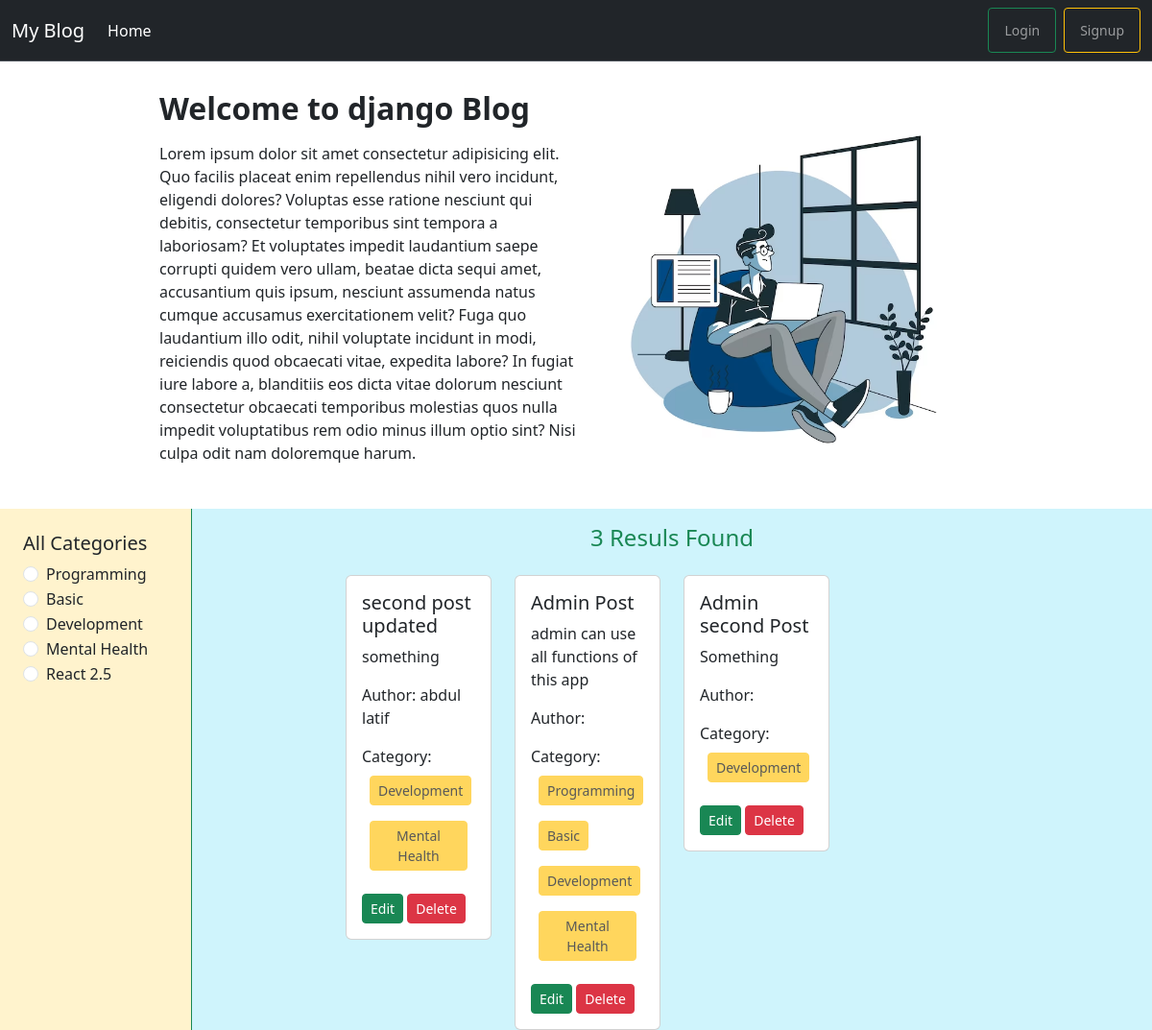
/category/development/, run on the app's committed database.
### categories/models.py (models this page shows)
class Category(models.Model):
    name = models.CharField(max_length=100)
    slug = models.SlugField(max_length=100, unique= True, null=True, blank=True)
    def __str__(self):
        return f'{self.name}'

### posts/models.py (models this page shows, shortened)
class Post(models.Model):
    title = models.CharField(max_length=50)
    content = models.TextField()
    category = models.ManyToManyField(Category) #akta post multiple categorir moddhe thakte pare abar akta categoryr moddhe multiple post thakte pare tai many to many relationship
    author = models.ForeignKey(User, on_delete=models.CASCADE)

### blog_project/views.py (the view)
# urls.py: 2. Add a URL to urlpatterns:  path('', views.home, name='home')
def home(request, category_slug=None):
    data = Post.objects.all()
    if category_slug is not None:
        category = Category.objects.get(slug= category_slug)
        data = Post.objects.filter(category = category)
    categories = Category.objects.all()
    return render(request, 'home.html', {'post': data, 'category':categories})

### templates/home.html
{% extends "base.html" %}
{% load static %}
{% block component %}
<div class="d-flex flex-wrap mx-auto w-75 p-3 justify-content-center align-items-center">
  <div class="col-6">
    <h2 class='fw-bold pb-2'>Welcome to django Blog</h2>
    <p>Lorem ipsum dolor sit amet consectetur adipisicing elit. Quo facilis placeat enim repellendus nihil vero incidunt, eligendi dolores? Voluptas esse ratione nesciunt qui debitis, consectetur temporibus sint tempora a laboriosam? Et voluptates impedit laudantium saepe corrupti quidem vero ullam, beatae dicta sequi amet, accusantium quis ipsum, nesciunt assumenda natus cumque accusamus exercitationem velit? Fuga quo laudantium illo odit, nihil voluptate incidunt in modi, reiciendis quod obcaecati vitae, expedita labore? In fugiat iure labore a, blanditiis eos dicta vitae dolorum nesciunt consectetur obcaecati temporibus molestias quos nulla impedit voluptatibus rem odio minus illum optio sint? Nisi culpa odit nam doloremque harum.</p>
  </div>
  <div class="col-6" >
    <img src="{% static 'images/banner.avif'%}" alt="banner-img" width='100%' class='img-fluid'>
  </div>
</div>
<div class="d-flex flex-wrap bg-info-subtle">
  <div class="col-2 bg-warning-subtle border border-success p-4 border-start-0 border-top-0 border-bottom-0">
   <h5>All Categories</h5>
    {% for c in category %}
      <div class="form-check">
        <input class="form-check-input" type="radio" name="category" id="{{c.id}}">
        <label class="form-check-label" for="{{c.id}}">
          <a href="{% url 'category_wise_post' c.slug %}" class='text-decoration-none text-dark'>{{c.name}}</a>
        </label>
      </div>
    {% endfor %}
  </div>
  <div class="col-10">
    <div class="row d-flex flex-wrap justify-content-start px-5 container" style="width:80%; margin:auto;">
      <h4 class='text-success text-center p-3'>{{ post | length}} Resuls Found</h4>
      {% for p in post %}
      <div class="col-sm-3 mb-3 mb-sm-0">
          <div class="card">
            <div class="card-body">
              <h5 class="card-title">{{p.title | truncatewords:5}}</h5>
              <p class="card-text">{{p.content | truncatewords:25 }}</p>
              <p>Author: {{p.author.first_name}} {{p.author.last_name}}</p>
              <p>
                Category: {% for cat in p.category.all %}
                <button class='btn btn-warning m-2 btn-sm' disabled>{{cat | join:',' }}</button>
                {% endfor %}
              </p>
              <a href="{% url 'edit_post' p.id %}" class="btn btn-success btn-sm">Edit</a>
              <a href="{% url 'delete_post' p.id %}" class="btn btn-danger btn-sm">Delete</a>
            </div>
          </div>
        </div>
      {% endfor %}
  </div>
  </div>
</div>
{% endblock component %}

### data on the page
Category: name "Programming"
Category: name "Basic"
Category: name "Development"
Category: name "Mental Health"
Category: name "React 2.5"
Post: title "second post updated", content "something", author.first_name "abdul", author.last_name "latif"
Post: title "Admin Post", content "admin can use all functions of this app"
Post: title "Admin second Post", content "Something"

### other printed values
{{ post | length }} "3"
